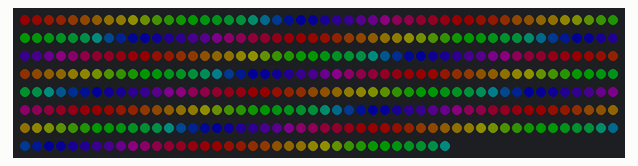
Bench run of a sketch on a simulated Arduino Uno, built with avr-gcc and run on an emulated ATmega328P. Shown: 386 RGB LEDs in strip order, left to right, continuing on the next row. Dim RGB values are drawn brighter than linear.

Above: at 3.11 s.
At 5.96 s:
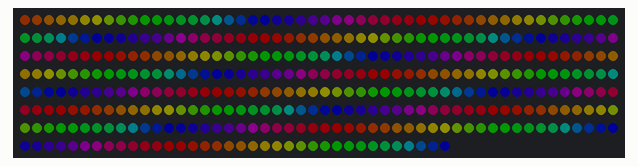
At 12.28 s:
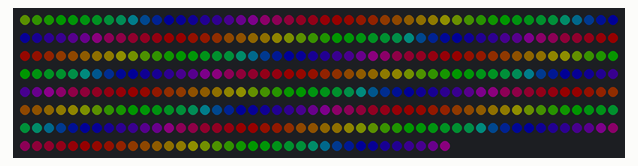
At 21.44 s:
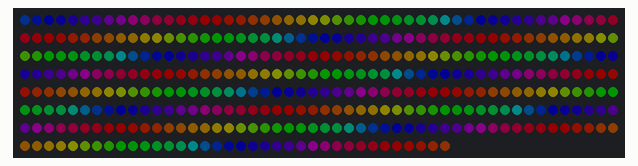
At 30.6 s:
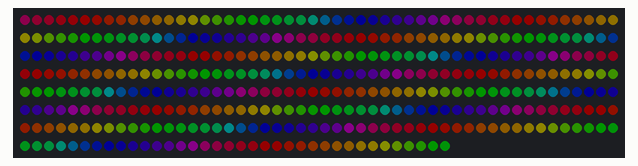
At 39.89 s:
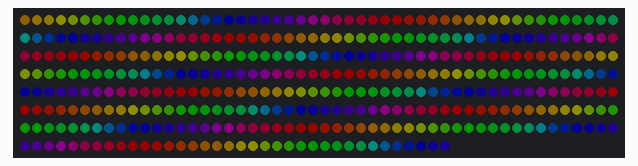

The sketch:

rainbow_many_lights.ino
```cpp
#include <FastLED.h>

FASTLED_USING_NAMESPACE

// Adapted from the FastLED "100-lines-of-code" demo reel, showing just a few
// of the kinds of animation patterns you can quickly and easily
// compose using FastLED.

// -Mark Kriegsman, December 2014

#if defined(FASTLED_VERSION) && (FASTLED_VERSION < 3001000)
#warning "Requires FastLED 3.1 or later; check github for latest code."
#endif

#define DATA_PIN    8
//#define CLK_PIN   4
#define LED_TYPE    WS2811
#define COLOR_ORDER RGB
#define NUM_LEDS    386
CRGB leds[NUM_LEDS];

#define BRIGHTNESS          98
#define FRAMES_PER_SECOND  120

void setup() {
  delay(3000); // 3 second delay for recovery

  // tell FastLED about the LED strip configuration
  FastLED.addLeds<LED_TYPE,DATA_PIN,COLOR_ORDER>(leds, NUM_LEDS).setCorrection(TypicalLEDStrip);
  //FastLED.addLeds<LED_TYPE,DATA_PIN,CLK_PIN,COLOR_ORDER>(leds, NUM_LEDS).setCorrection(TypicalLEDStrip);

  // set master brightness control
  FastLED.setBrightness(BRIGHTNESS);
  FastLED.setMaxPowerInVoltsAndMilliamps( 5, 500); //Add some Power management magic...
}

uint8_t gHue = 0; // rotating "base color" used by many of the patterns

void loop()
{
  //Create the rainbow with builtin animation
  fill_rainbow( leds, NUM_LEDS, gHue, 7);
  // send the 'leds' array out to the actual LED strip
  FastLED.show();
  // insert a delay to keep the framerate modest
  FastLED.delay(1000/FRAMES_PER_SECOND);

  // do some periodic updates
  EVERY_N_MILLISECONDS( 85 ) { gHue++; } // slowly cycle the "base color" through the rainbow
}
```
